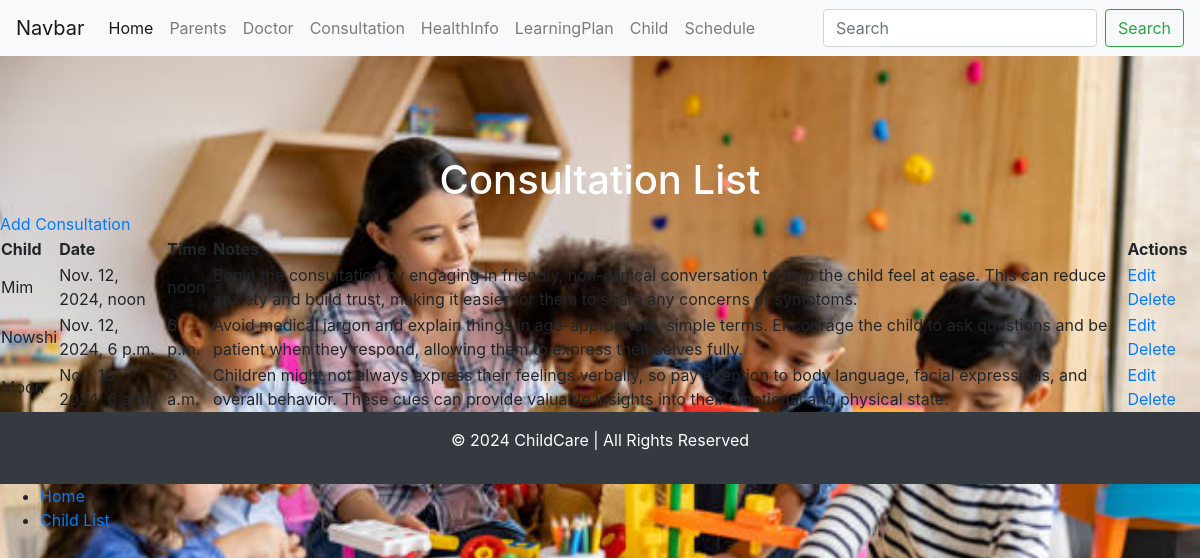
The app's page /consultation/ with its own data.
### ChildCare/models.py (models this page shows, shortened)
class Consultation(models.Model):
    ConsultationId=models.IntegerField(blank=True, null=True)
    ChildId = models.ForeignKey(Child, on_delete=models.CASCADE)
    ConsultationDate=models.DateTimeField(blank=True, null=True)
    ConsultationTime=models.TimeField(blank=True, null=True)
    Notes=models.TextField(blank=True, null=True)

class Child(models.Model):
    Childname = models.CharField(max_length=200)
    ChildId=models.IntegerField(blank=True, null=True)
    ParentsId=models.ForeignKey(Parents, on_delete=models.CASCADE, blank=True, null=True)
    ChildCertificate=models.ImageField(upload_to='certificate/')
    BrithDate = models.DateField(blank=True, null=True)
    def __str__(self):
        return self.Childname

### ChildCare/views.py (the view)
# urls.py: path('consultation/', c_views.consultation_list, name='consultation_list'),
def consultation_list(request):
    consultations = Consultation.objects.all()
    return render(request, template_name='ChildCare/consultation_list.html', context={'consultations': consultations})

### template/ChildCare/consultation_list.html
{% extends 'base.html' %}
{% block content %}
<h1>Consultation List</h1>
<a href="{% url 'consultation_create' %}">Add Consultation</a>
<table>
    <tr>
        <th>Child</th>
        <th>Date</th>
        <th>Time</th>
        <th>Notes</th>
        <th>Actions</th>
    </tr>
    {% for consult in consultations %}
    <tr>
        <td>{{ consult.ChildId }}</td>
        <td>{{ consult.ConsultationDate }}</td>
        <td>{{ consult.ConsultationTime }}</td>
        <td>{{ consult.Notes }}</td>
        <td>
            <a href="{% url 'consultation_update' consult.id %}">Edit</a>
            <a href="{% url 'consultation_delete' consult.id %}">Delete</a>
        </td>
    </tr>
    {% endfor %}
</table>
{% endblock %}

### static/css/style.css (style rules this page uses)
body { background-image: url("..images/mygp.jpg"); background-size: cover; background-repeat: no-repeat; background-attachment: fixed; }
h1 { color: white; text-align: center; padding-top: 100px; }

### records on screen
Consultation: ChildId "Mim", ConsultationDate "Nov. 12, 2024, noon", ConsultationTime "noon", Notes "Begin the consultation by engaging in friendly, non-clinical conversation to help the child feel at ease. This can reduce anxiety and build trust, making it easier for them to share any concerns or symptoms."
Consultation: ChildId "Nowshi", ConsultationDate "Nov. 12, 2024, 6 p.m.", ConsultationTime "6 p.m.", Notes "Avoid medical jargon and explain things in age-appropriate, simple terms. Encourage the child to ask questions and be patient when they respond, allowing them to express themselves fully."
Consultation: ChildId "Moon", ConsultationDate "Nov. 13, 2024, 6 a.m.", ConsultationTime "6 a.m.", Notes "Children might not always express their feelings verbally, so pay attention to body language, facial expressions, and overall behavior. These cues can provide valuable insights into their emotional and physical state."
